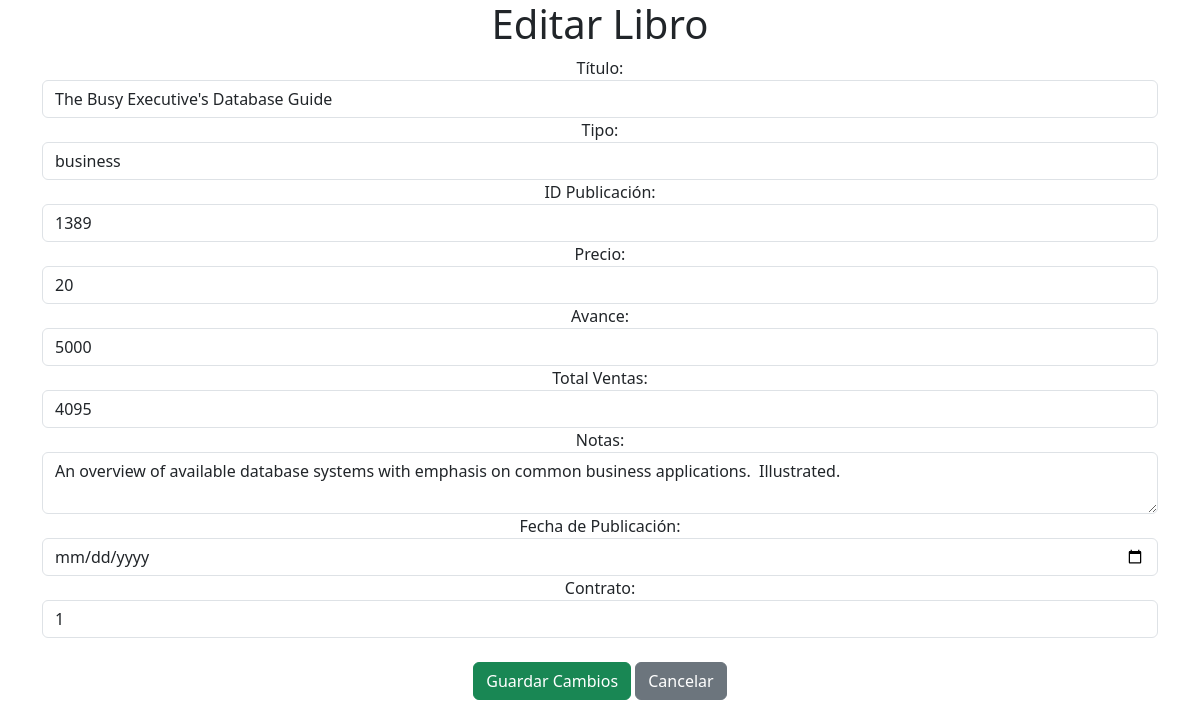
Page /functions/libros/editar.php?id_titulo=BU1032 on the committed database.
### tables this page shows
CREATE TABLE `titulos` (
  `id_titulo` varchar(6) NOT NULL,
  `titulo` varchar(60) NOT NULL,
  `tipo` varchar(15) NOT NULL,
  `id_pub` varchar(4) NOT NULL,
  `precio` double default NULL,
  `avance` double default NULL,
  `total_ventas` int(11) default NULL,
  `notas` varchar(255) NOT NULL,
  `fecha_pub` datetime NOT NULL,
  `contrato` varchar(1) NOT NULL,
  PRIMARY KEY  (`id_titulo`)
);

### functions/libros/editar.php (the view, shortened to what this page needs)
<?php
include "../bd.php";
$id_titulo = $_GET['id_titulo'];
$query = mysqli_prepare($conexion, "SELECT titulo, tipo, id_pub, precio, avance, total_ventas, notas, fecha_pub, contrato FROM titulos WHERE id_titulo = ?");
mysqli_stmt_bind_param($query, "s", $id_titulo);
mysqli_stmt_execute($query);
$result = mysqli_stmt_get_result($query);
$data = mysqli_fetch_assoc($result);
?>
<!DOCTYPE html>
<html lang="es">
<head>
    <link href="https://cdn.jsdelivr.net/npm/bootstrap@5.3.3/dist/css/bootstrap.min.css" rel="stylesheet">
</head>
<body>
<div class="container text-center">
    <h1>Editar Libro</h1>
    <form method="post">
        <label>Título:</label>
        <input type="text" name="titulo" value="<?= htmlspecialchars($data['titulo']) ?>" required class="form-control">
        <label>Tipo:</label>
        <input type="text" name="tipo" value="<?= htmlspecialchars($data['tipo']) ?>" required class="form-control">
        <label>ID Publicación:</label>
        <input type="text" name="id_pub" value="<?= htmlspecialchars($data['id_pub']) ?>" class="form-control">
        <label>Precio:</label>
        <input type="number" name="precio" value="<?= htmlspecialchars($data['precio']) ?>" step="0.01" class="form-control">
        <label>Avance:</label>
        <input type="number" name="avance" value="<?= htmlspecialchars($data['avance']) ?>" class="form-control">
        <label>Total Ventas:</label>
        <input type="number" name="total_ventas" value="<?= htmlspecialchars($data['total_ventas']) ?>" class="form-control">
        <label>Notas:</label>
        <textarea name="notas" class="form-control"><?= htmlspecialchars($data['notas']) ?></textarea>
        <label>Fecha de Publicación:</label>
        <input type="date" name="fecha_pub" value="<?= htmlspecialchars($data['fecha_pub']) ?>" class="form-control">
        <label>Contrato:</label>
        <input type="text" name="contrato" value="<?= htmlspecialchars($data['contrato']) ?>" class="form-control">
        <br>
        <button type="submit" class="btn btn-success">Guardar Cambios</button>
        <a href="libros.php" class="btn btn-secondary">Cancelar</a>
    </form>
</div>
</body>
</html>

### rows in the picture
titulos: titulo "The Busy Executive's Database Guide", tipo "business", id_pub "1389", precio "20", avance "5000", total_ventas "4095", notas "An overview of available database systems with emphasis on common business applications. Illustrated.", contrato "1"
